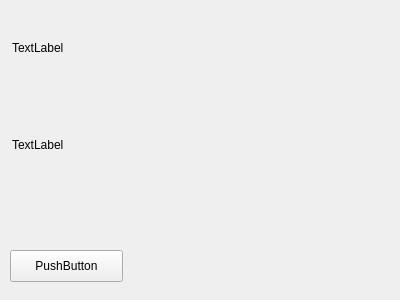
<?xml version="1.0" encoding="UTF-8"?>
<ui version="4.0">
 <class>MyWidget</class>
 <widget class="QWidget" name="MyWidget">
  <property name="geometry">
   <rect>
    <x>0</x>
    <y>0</y>
    <width>400</width>
    <height>300</height>
   </rect>
  </property>
  <property name="windowTitle">
   <string>MyWidget</string>
  </property>
  <widget class="MyLabel" name="label">
   <property name="geometry">
    <rect>
     <x>12</x>
     <y>12</y>
     <width>221</width>
     <height>71</height>
    </rect>
   </property>
   <property name="text">
    <string>TextLabel</string>
   </property>
  </widget>
  <widget class="QLabel" name="label_2">
   <property name="geometry">
    <rect>
     <x>12</x>
     <y>119</y>
     <width>221</width>
     <height>51</height>
    </rect>
   </property>
   <property name="text">
    <string>TextLabel</string>
   </property>
  </widget>
  <widget class="MyButton" name="pushButton">
   <property name="geometry">
    <rect>
     <x>10</x>
     <y>250</y>
     <width>113</width>
     <height>32</height>
    </rect>
   </property>
   <property name="text">
    <string>PushButton</string>
   </property>
  </widget>
 </widget>
 <layoutdefault spacing="6" margin="11"/>
 <customwidgets>
  <customwidget>
   <class>MyLabel</class>
   <extends>QLabel</extends>
   <header location="global">mylabel.h</header>
  </customwidget>
  <customwidget>
   <class>MyButton</class>
   <extends>QPushButton</extends>
   <header>mybutton.h</header>
  </customwidget>
 </customwidgets>
 <resources/>
 <connections/>
</ui>
